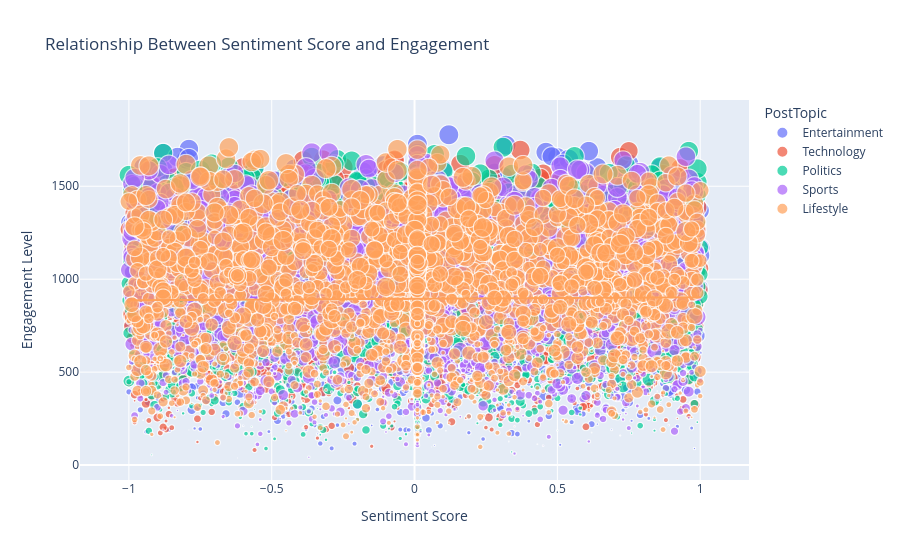

Notebook source saved alongside this figure:
### Markdown cell above
### Engagement by Sentiment SCore

### Code cell
fig = px.scatter(df,
                 x='SentimentScore',
                 y='Engagement',
                 color='PostTopic',        # optional: color by topic/category
                 size='Likes',             # optional: size = likes (or shares)
                 trendline='ols',          # adds regression line
                 title='Relationship Between Sentiment Score and Engagement',
                 labels={'SentimentScore': 'Sentiment Score',
                         'Engagement': 'Engagement Level'})
fig.show()

### Figure 1 — Plotly figure (JSON) as saved in the notebook; plotly's stock layout.template omitted (floating-point values rounded to 4 significant figures; data arrays with more than 128 entries replaced by an {"elided": "..."} marker saying what was removed)
{"data": [{"hovertemplate": "PostTopic=Entertainment<br>Sentiment Score=%{x}<br>Engagement Level=%{y}<br>Likes=%{marker.size}<extra></extra>", "legendgroup": "Entertainment", "marker": {"color": "#636efa", "size": {"elided": "1955 int values"}, "sizemode": "area", "sizeref": 2.498, "symbol": "circle"}, "mode": "markers", "name": "Entertainment", "showlegend": true, "type": "scattergl", "x": {"elided": "1955 float values"}, "xaxis": "x", "y": {"elided": "1955 int values"}, "yaxis": "y"}, {"hovertemplate": "<b>OLS trendline</b><br>Engagement = -25.6071 * SentimentScore + 894.847<br>R<sup>2</sup>=0.001670<br><br>PostTopic=Entertainment<br>Sentiment Score=%{x}<br>Engagement Level=%{y} <b>(trend)</b><extra></extra>", "legendgroup": "Entertainment", "marker": {"color": "#636efa", "symbol": "circle"}, "mode": "lines", "name": "Entertainment", "showlegend": false, "type": "scattergl", "x": {"elided": "1955 float values"}, "xaxis": "x", "y": {"elided": "1955 float values"}, "yaxis": "y"}, {"hovertemplate": "PostTopic=Technology<br>Sentiment Score=%{x}<br>Engagement Level=%{y}<br>Likes=%{marker.size}<extra></extra>", "legendgroup": "Technology", "marker": {"color": "#EF553B", "size": {"elided": "2010 int values"}, "sizemode": "area", "sizeref": 2.498, "symbol": "circle"}, "mode": "markers", "name": "Technology", "showlegend": true, "type": "scattergl", "x": {"elided": "2010 float values"}, "xaxis": "x", "y": {"elided": "2010 int values"}, "yaxis": "y"}, {"hovertemplate": "<b>OLS trendline</b><br>Engagement = 16.4269 * SentimentScore + 904.161<br>R<sup>2</sup>=0.000709<br><br>PostTopic=Technology<br>Sentiment Score=%{x}<br>Engagement Level=%{y} <b>(trend)</b><extra></extra>", "legendgroup": "Technology", "marker": {"color": "#EF553B", "symbol": "circle"}, "mode": "lines", "name": "Technology", "showlegend": false, "type": "scattergl", "x": {"elided": "2010 float values"}, "xaxis": "x", "y": {"elided": "2010 float values"}, "yaxis": "y"}, {"hovertemplate": "PostTopic=Politics<br>Sentiment Score=%{x}<br>Engagement Level=%{y}<br>Likes=%{marker.size}<extra></extra>", "legendgroup": "Politics", "marker": {"color": "#00cc96", "size": {"elided": "2010 int values"}, "sizemode": "area", "sizeref": 2.498, "symbol": "circle"}, "mode": "markers", "name": "Politics", "showlegend": true, "type": "scattergl", "x": {"elided": "2010 float values"}, "xaxis": "x", "y": {"elided": "2010 int values"}, "yaxis": "y"}, {"hovertemplate": "<b>OLS trendline</b><br>Engagement = 1.50685 * SentimentScore + 899.014<br>R<sup>2</sup>=0.000006<br><br>PostTopic=Politics<br>Sentiment Score=%{x}<br>Engagement Level=%{y} <b>(trend)</b><extra></extra>", "legendgroup": "Politics", "marker": {"color": "#00cc96", "symbol": "circle"}, "mode": "lines", "name": "Politics", "showlegend": false, "type": "scattergl", "x": {"elided": "2010 float values"}, "xaxis": "x", "y": {"elided": "2010 float values"}, "yaxis": "y"}, {"hovertemplate": "PostTopic=Sports<br>Sentiment Score=%{x}<br>Engagement Level=%{y}<br>Likes=%{marker.size}<extra></extra>", "legendgroup": "Sports", "marker": {"color": "#ab63fa", "size": {"elided": "2040 int values"}, "sizemode": "area", "sizeref": 2.498, "symbol": "circle"}, "mode": "markers", "name": "Sports", "showlegend": true, "type": "scattergl", "x": {"elided": "2040 float values"}, "xaxis": "x", "y": {"elided": "2040 int values"}, "yaxis": "y"}, {"hovertemplate": "<b>OLS trendline</b><br>Engagement = -7.48026 * SentimentScore + 897.578<br>R<sup>2</sup>=0.000151<br><br>PostTopic=Sports<br>Sentiment Score=%{x}<br>Engagement Level=%{y} <b>(trend)</b><extra></extra>", "legendgroup": "Sports", "marker": {"color": "#ab63fa", "symbol": "circle"}, "mode": "lines", "name": "Sports", "showlegend": false, "type": "scattergl", "x": {"elided": "2040 float values"}, "xaxis": "x", "y": {"elided": "2040 float values"}, "yaxis": "y"}, {"hovertemplate": "PostTopic=Lifestyle<br>Sentiment Score=%{x}<br>Engagement Level=%{y}<br>Likes=%{marker.size}<extra></extra>", "legendgroup": "Lifestyle", "marker": {"color": "#FFA15A", "size": {"elided": "1985 int values"}, "sizemode": "area", "sizeref": 2.498, "symbol": "circle"}, "mode": "markers", "name": "Lifestyle", "showlegend": true, "type": "scattergl", "x": {"elided": "1985 float values"}, "xaxis": "x", "y": {"elided": "1985 int values"}, "yaxis": "y"}, {"hovertemplate": "<b>OLS trendline</b><br>Engagement = 7.98151 * SentimentScore + 894.598<br>R<sup>2</sup>=0.000171<br><br>PostTopic=Lifestyle<br>Sentiment Score=%{x}<br>Engagement Level=%{y} <b>(trend)</b><extra></extra>", "legendgroup": "Lifestyle", "marker": {"color": "#FFA15A", "symbol": "circle"}, "mode": "lines", "name": "Lifestyle", "showlegend": false, "type": "scattergl", "x": {"elided": "1985 float values"}, "xaxis": "x", "y": {"elided": "1985 float values"}, "yaxis": "y"}], "layout": {"legend": {"itemsizing": "constant", "title": {"text": "PostTopic"}, "tracegroupgap": 0}, "title": {"text": "Relationship Between Sentiment Score and Engagement"}, "xaxis": {"anchor": "y", "domain": [0, 1], "title": {"text": "Sentiment Score"}}, "yaxis": {"anchor": "x", "domain": [0, 1], "title": {"text": "Engagement Level"}}}}
